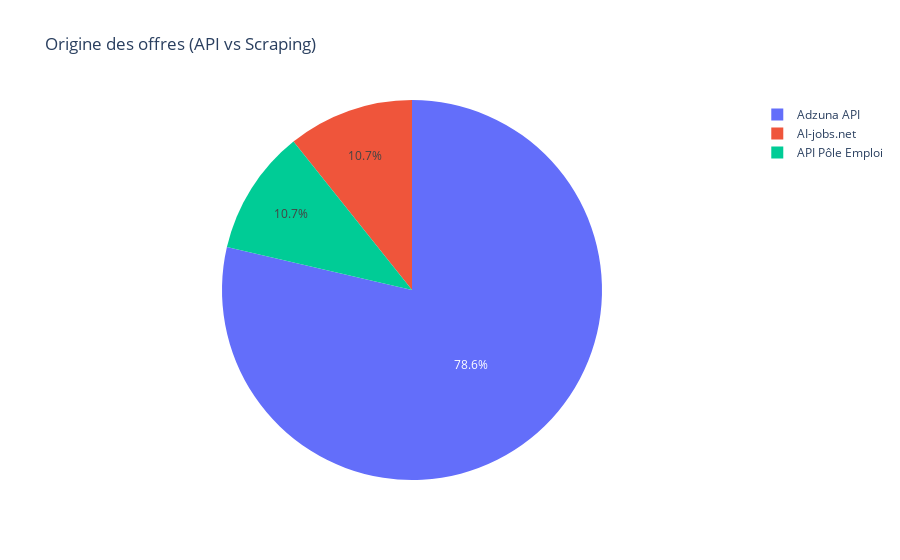

Notebook code cell kept with this figure:
### Code cell
# === Visualisation 4 : Offres par source ===
    df_source = df["source"].value_counts().reset_index()
    df_source.columns = ["source", "count"]
    fig4 = px.pie(df_source, names="source", values="count", title="Origine des offres (API vs Scraping)")
    fig4.show()

### Figure 1 — Plotly figure (JSON) as saved in the notebook; plotly's stock layout.template omitted (floating-point values rounded to 4 significant figures)
{"data": [{"domain": {"x": [0, 1], "y": [0, 1]}, "hovertemplate": "source=%{label}<br>count=%{value}<extra></extra>", "labels": ["Adzuna API", "AI-jobs.net", "API Pôle Emploi"], "legendgroup": "", "name": "", "showlegend": true, "type": "pie", "values": [1100, 150, 149]}], "layout": {"legend": {"tracegroupgap": 0}, "title": {"text": "Origine des offres (API vs Scraping)"}}}
